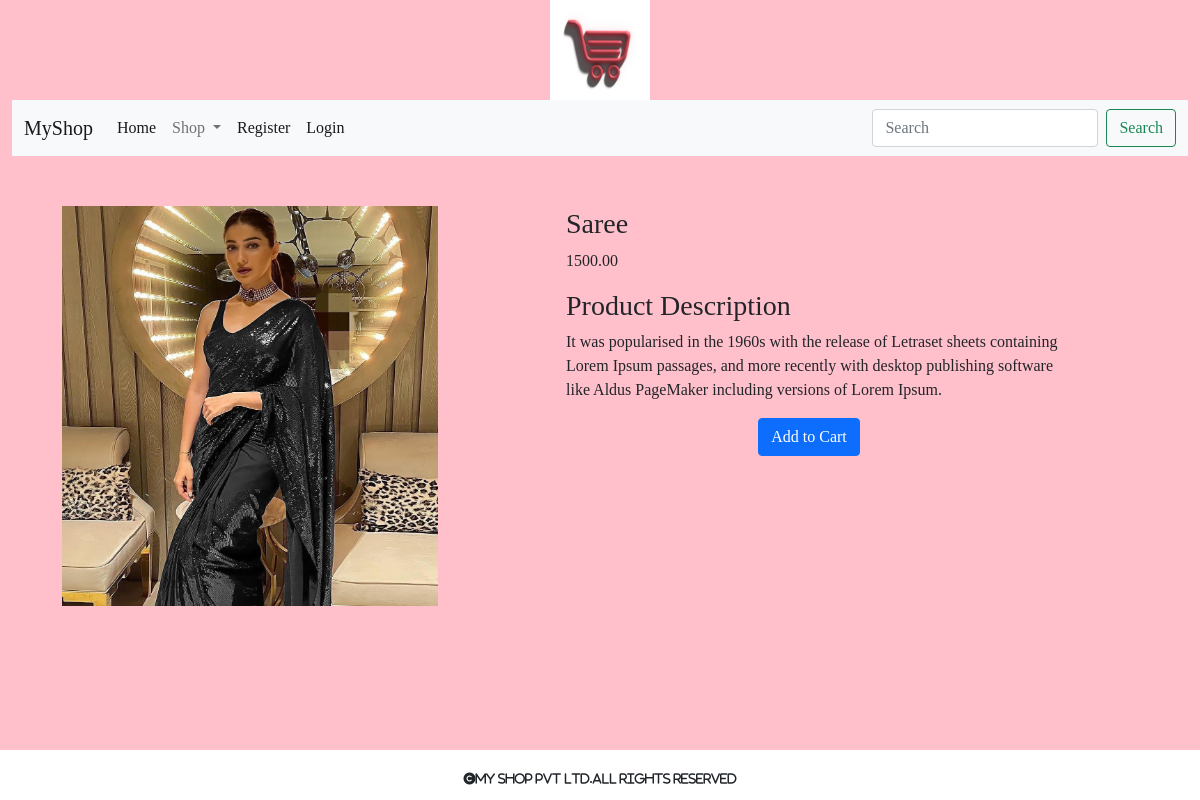
The page /alldetails/Saree on the database its author committed.
### shop/models.py (models this page shows, shortened)
class Product(models.Model):
    name=models.CharField(max_length=250,unique=True)
    slug=models.SlugField(max_length=250,unique=True)
    description=models.TextField(blank=True)
    image=models.ImageField(upload_to='shop/category',null=True,blank=True)
    price=models.DecimalField(max_digits=10,decimal_places=2)
    category=models.ForeignKey(Category,on_delete=models.CASCADE)
    stock=models.IntegerField()
    available=models.BooleanField(default=True)
    created=models.DateTimeField(auto_now_add=True)
    updated=models.DateTimeField(auto_now=True)

### shop/views.py (the view)
# urls.py: path('alldetails/<slug:s>', views.alldetails, name="alldetails"),
def alldetails(request,s):
    b=Product.objects.get(slug=s)
    return render(request,'details.html',{'b':b})

### cart/context_processors.py (called while the page is built, shortened)
def counter(request):
    item_count=0
    return {'count':item_count}

### shop/context_processors.py (called while the page is built)
def menu_links(request):
    c=Category.objects.all()
    return {'links':c}

### templates/details.html
{% extends 'base.html' %}
{% load static %}
{% block content %}
<div class="container-fluid">
    <div class="row">
<div class="col-md-4">
    <img src="{{b.image.url}}" style="float:left;margin:50px; height:400px;width:100%;">
</div>
<div class="col-md-7" style="padding-left:150px;padding-top:35px;">
    <div class="card-body">
    <h3 class="card-title">{{b.name}}</h3>
        <p class="card-text">{{b.price}}</p>
        <h3 class="card-text">Product Description</h3>
    <p class="card-text">{{b.description}}</p>
        {% if user.username != 'admin' %}
        {% if b.stock <= 0 %}
        <h4>Out of Stock</h4>
        {% else %}
    <a href="{% url 'cart:add_to_cart' b.id %}" style="position:relative;left:38%" class="btn btn-primary">Add to Cart</a>
        {% endif %}
        {% else %}
            {% if p.stock <= 0 %}
                <h4>Out Of Stock</h4>
                <a href="{% url 'admin:index' %}">ADD STOCK</a>
            {% endif %}
        {% endif %}
</div>
    </div>
</div>
</div>
{% endblock %}

### static/css/custom.css (style rules this page uses)
.pink { background-color:pink; font-family: 'Lily Script One', cursive; }

### rows shown on the page
Product: image (picture), name "Saree", price "1500.00", description "It was popularised in the 1960s with the release of Letraset sheets containing Lorem Ipsum passages, and more recently with desktop publishing software like Aldus PageMaker including versions of Lorem Ipsum."
